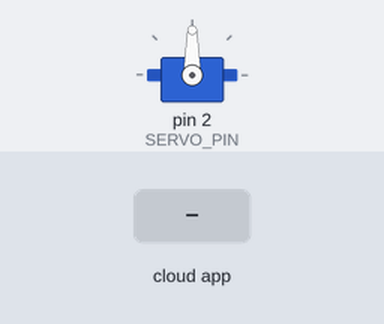
Bench run of a sketch on a simulated Arduino Uno, built with avr-gcc and run on an emulated ATmega328P. Shown: servo. The inputs (shaded band) are chosen by the test bench. What the sketch prints to the serial monitor is not drawn.

Above: at 2.7 s.
2.8 s: the phone or cloud app sets servo to 0
At 3.6 s:
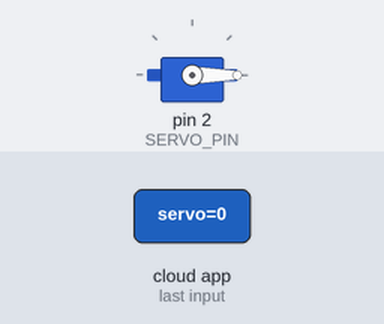
4.3 s: the phone or cloud app sets servo to 1
At 4.9 s:
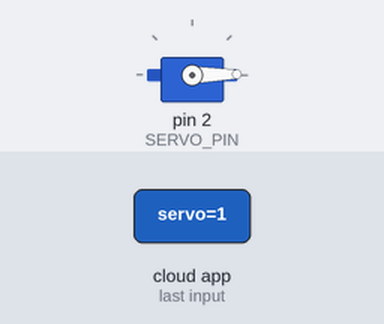
Timing chart, 0 to 7.3 s (numbered marks = the images above; inputs shaded):
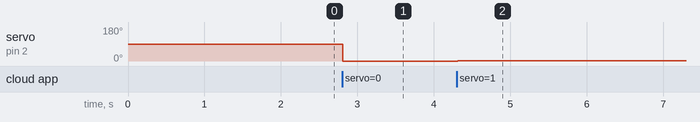

Measured:
- after the input at 2.8 s, servo on pin 2 (SERVO_PIN): 90° → 0° at once
- after the input at 4.3 s, servo on pin 2 (SERVO_PIN): 0° → 1° at once

The sketch:

servo.ino
```cpp
//modified by Michelle Lillo Meza
//Original code by Adafruit IO Basics Servo
#include <Servo.h>

// pin used to control the servo
#include "config.h"
#define SERVO_PIN 2

Servo servo;

// set up the 'servo' feed
AdafruitIO_Feed *servo_feed = io.feed("servo");


void setup() {

  // start the serial connection
  Serial.begin(115200);

  // wait for serial monitor to open
  while(! Serial);

  // tell the servo class which pin we are using
  servo.attach(SERVO_PIN);

  // connect to io.adafruit.com
  Serial.print("Connecting to Adafruit IO");
  io.connect();

  // set up a message handler for the 'servo' feed.
  // the handleMessage function (defined below)
  // will be called whenever a message is
  // received from adafruit io.
  servo_feed->onMessage(handleMessage);

  // wait for a connection
  while(io.status() < AIO_CONNECTED) {
    Serial.print(".");
    delay(500);
  }

  // we are connected
  Serial.println();
  Serial.println(io.statusText());

}

void loop() {
  // io.run(); is required for all sketches.
  // it should always be present at the top of your loop
  // function. it keeps the client connected to
  // io.adafruit.com, and processes any incoming data.
  io.run();
}
void handleMessage(AdafruitIO_Data *data) {

  // convert the data to integer
  int angle = data->toInt();


  if(angle < 0)
    angle = 0;
  else if(angle > 180)
    angle = 180;

  servo.write(angle);

}
```

config.h
```cpp
/************************ Adafruit IO Config *******************************/

// visit io.adafruit.com if you need to create an account,
// or if you need your Adafruit IO key.
#define IO_USERNAME ""
#define IO_KEY ""

/******************************* WIFI **************************************/

// the AdafruitIO_WiFi client will work with the following boards:
//   - HUZZAH ESP8266 Breakout -> https://www.adafruit.com/products/2471
//   - Feather HUZZAH ESP8266 -> https://www.adafruit.com/products/2821
//   - Feather HUZZAH ESP32 -> https://www.adafruit.com/product/3405
//   - Feather M0 WiFi -> https://www.adafruit.com/products/3010
//   - Feather WICED -> https://www.adafruit.com/products/3056
//   - Adafruit PyPortal -> https://www.adafruit.com/product/4116
//   - Adafruit Metro M4 Express AirLift Lite ->
//   https://www.adafruit.com/product/4000
//   - Adafruit AirLift Breakout -> https://www.adafruit.com/product/4201
//   - Adafruit AirLift Shield -> https://www.adafruit.com/product/4285
//   - Adafruit AirLift FeatherWing -> https://www.adafruit.com/product/4264

#define WIFI_SSID ""
#define WIFI_PASS ""

// uncomment the following line if you are using airlift
// #define USE_AIRLIFT

// uncomment the following line if you are using winc1500
// #define USE_WINC1500

// comment out the following lines if you are using fona or ethernet
#include "AdafruitIO_WiFi.h"

#if defined(USE_AIRLIFT) || defined(ADAFRUIT_METRO_M4_AIRLIFT_LITE) ||         \
    defined(ADAFRUIT_PYPORTAL)
// Configure the pins used for the ESP32 connection
#if !defined(SPIWIFI_SS) // if the wifi definition isnt in the board variant
// Don't change the names of these #define's! they match the variant ones
#define SPIWIFI SPI
#define SPIWIFI_SS 10 // Chip select pin
#define NINA_ACK 9    // a.k.a BUSY or READY pin
#define NINA_RESETN 6 // Reset pin
#define NINA_GPIO0 -1 // Not connected
#endif
AdafruitIO_WiFi io(IO_USERNAME, IO_KEY, WIFI_SSID, WIFI_PASS, SPIWIFI_SS,
                   NINA_ACK, NINA_RESETN, NINA_GPIO0, &SPIWIFI);
#else
AdafruitIO_WiFi io(IO_USERNAME, IO_KEY, WIFI_SSID, WIFI_PASS);
#endif
/******************************* FONA **************************************/

// the AdafruitIO_FONA client will work with the following boards:
//   - Feather 32u4 FONA -> https://www.adafruit.com/product/3027

// uncomment the following two lines for 32u4 FONA,
// and comment out the AdafruitIO_WiFi client in the WIFI section
// #include "AdafruitIO_FONA.h"
// AdafruitIO_FONA io(IO_USERNAME, IO_KEY);

/**************************** ETHERNET ************************************/

// the AdafruitIO_Ethernet client will work with the following boards:
//   - Ethernet FeatherWing -> https://www.adafruit.com/products/3201

// uncomment the following two lines for ethernet,
// and comment out the AdafruitIO_WiFi client in the WIFI section
// #include "AdafruitIO_Ethernet.h"
// AdafruitIO_Ethernet io(IO_USERNAME, IO_KEY);
```
